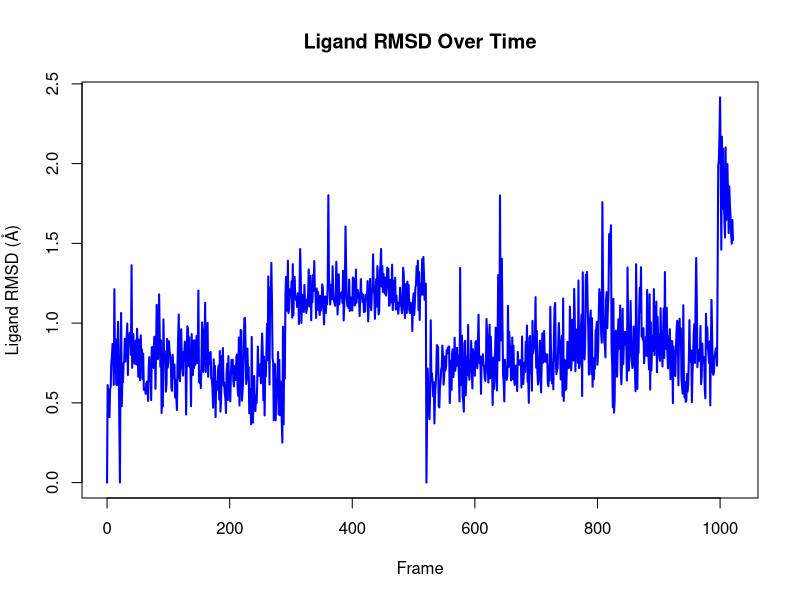
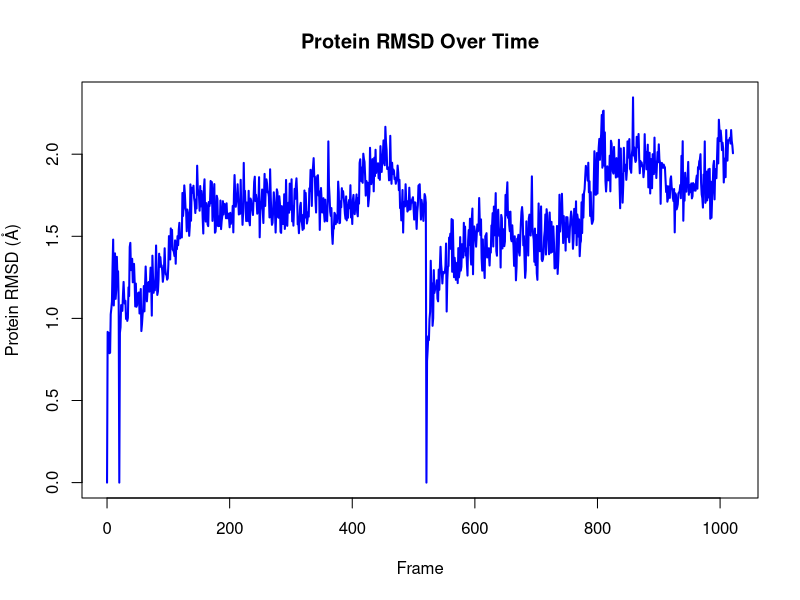
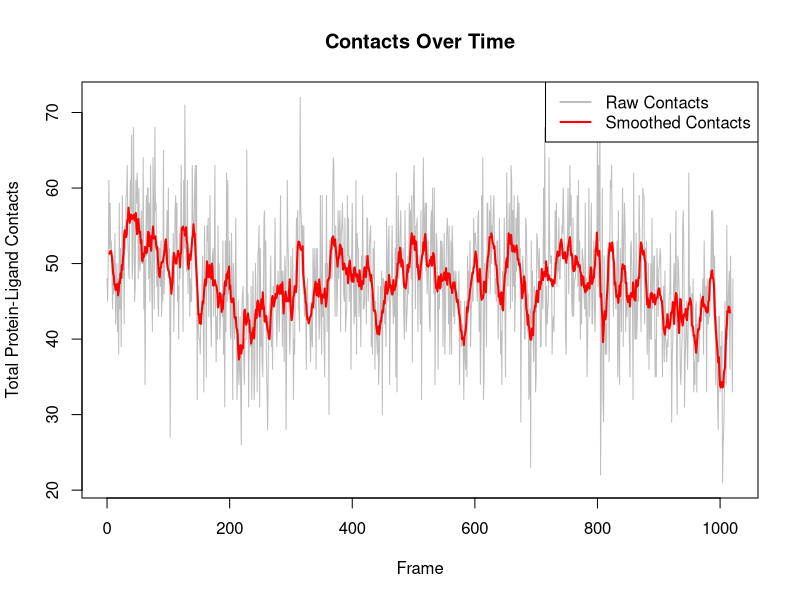
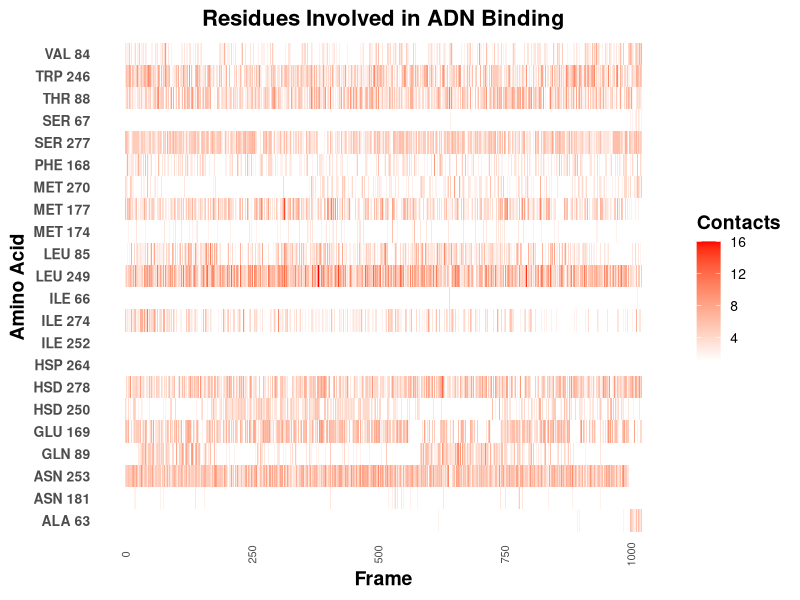

Source code (R) for these figures, in order:

# Reload data with correct column names
rmsd_data <- read.table("lig_rmsd.dat", header = FALSE)
colnames(rmsd_data) <- c("Frame", "RMSD")  # Rename columns
mean_rmsd <- mean(rmsd_data$RMSD)
print(mean_rmsd)


# Verify column names
print(colnames(rmsd_data))  # Should show "Frame" and "RMSD"

# Check min/max values
min(rmsd_data$Frame)
max(rmsd_data$Frame)

plot(rmsd_data$Frame, rmsd_data$RMSD, type = "l", col = "blue", lwd = 2,
     xlab = "Frame", ylab = "Ligand RMSD (Å)", main = "Ligand RMSD Over Time",
     xlim = c(0, 1021))  # Ensures the plot stops at the last frame

rmsd_data <- read.table("protein_rmsd.dat", header = FALSE)
colnames(rmsd_data) <- c("Frame", "RMSD")

plot(rmsd_data$Frame, rmsd_data$RMSD, type = "l", col = "blue", lwd = 2,
     xlab = "Frame", ylab = "Protein RMSD (Å)", main = "Protein RMSD Over Time")

### CONTACTS ###################################################################
###############################################################################

# Load required libraries
library(readr)
library(zoo)
library(ggplot2)
library(reshape2)
library(dplyr)

contacts_data <- read_tsv("final_contacts.tsv", col_names = FALSE)
colnames(contacts_data) <- c("Residue", "Frame", "Contacts")

contacts_data$Frame <- as.numeric(contacts_data$Frame)
contacts_data$Contacts <- as.numeric(contacts_data$Contacts)

# Summarize total contacts per frame
contact_summary <- contacts_data %>%
  group_by(Frame) %>%
  summarize(TotalContacts = sum(Contacts))

# Apply smoothing
contact_summary$Smoothed <- rollmean(contact_summary$TotalContacts, k = 10, fill = NA)

# Plot raw + smoothed
plot(contact_summary$Frame, contact_summary$TotalContacts, type = "l", col = "gray", lwd = 1,
     xlab = "Frame", ylab = "Total Protein-Ligand Contacts", main = "Contacts Over Time")
lines(contact_summary$Frame, contact_summary$Smoothed, col = "red", lwd = 2)
legend("topright", legend = c("Raw Contacts", "Smoothed Contacts"), col = c("gray", "red"), lty = 1, lwd = 2)

# === Heatmap ===
# Pivot to wide format (Residue = columns)
contacts_wide <- dcast(contacts_data, Frame ~ Residue, value.var = "Contacts", fill = 0)

# Convert to long format for ggplot and filter out zero-contact entries
contacts_long <- melt(contacts_wide, id.vars = "Frame", variable.name = "AA", value.name = "Contacts") %>%
  filter(Contacts > 0)

# Plot heatmap
ggplot(contacts_long, aes(x = Frame, y = AA, fill = Contacts)) +
  geom_tile() +
  scale_fill_gradient(low = "white", high = "red", name = "Contacts") +
  labs(title = "Residues Involved in ADN Binding",
       x = "Frame", 
       y = "Amino Acid",
       fill = "Contacts") +
  theme_minimal(base_size = 14) +
  theme(
    axis.text.x = element_text(angle = 90, vjust = 0.5, size = 8),
    axis.text.y = element_text(size = 10, face = "bold"),
    axis.title = element_text(face = "bold"),
    plot.title = element_text(hjust = 0.5, face = "bold", size = 16),
    legend.title = element_text(face = "bold"),
    legend.text = element_text(size = 10),
    panel.grid.major = element_blank(),
    panel.grid.minor = element_blank()
  )

